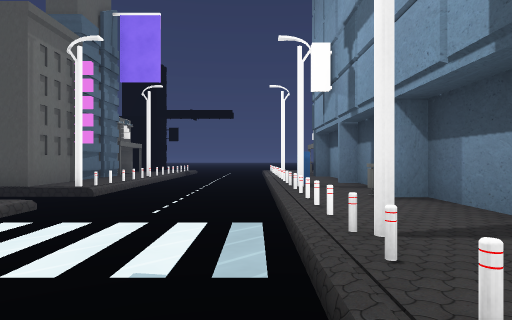
View 1 (above)

24 first-person views from a walk through a Unity game level. The camera is 1.4 m above the floor, looks level and sees 75° across. The floor is counted in squares, 2 m on a side. Each view is taken from the middle of a square. On the plan, view 1 faces up. The plan holds only what a view shows up to about 10 squares ahead; the rest is blank. The place goes on beyond the plan. Some surface patterns are stand-ins.

View 2
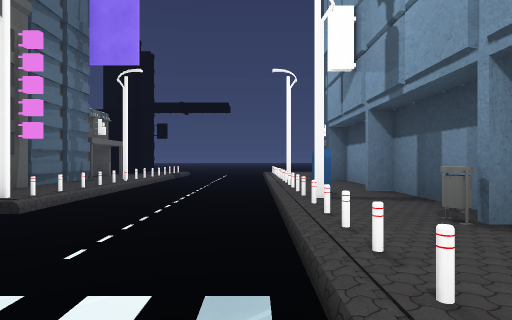

View 3
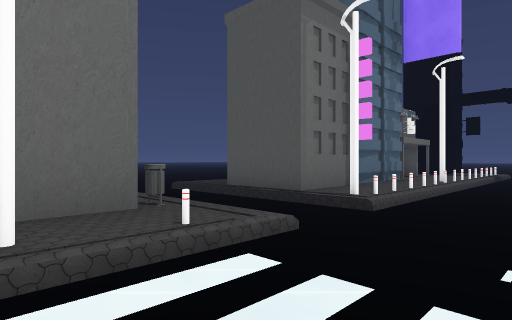

View 4
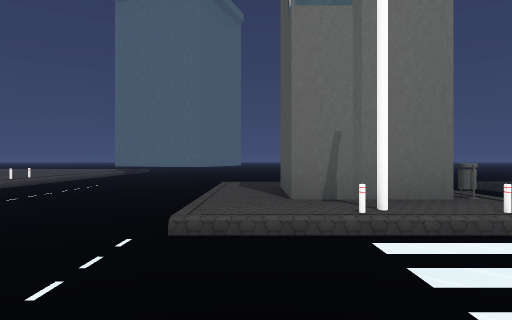

View 5
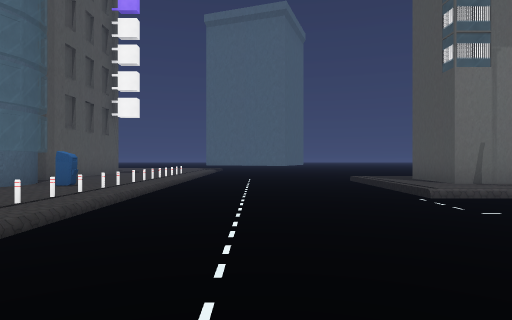

View 6
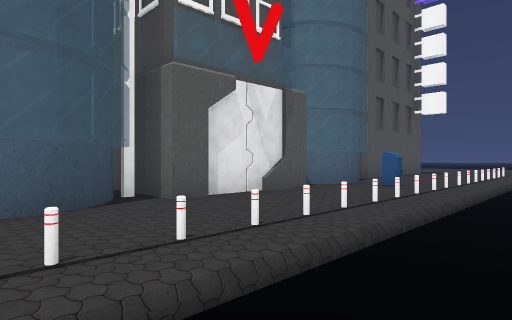

View 7
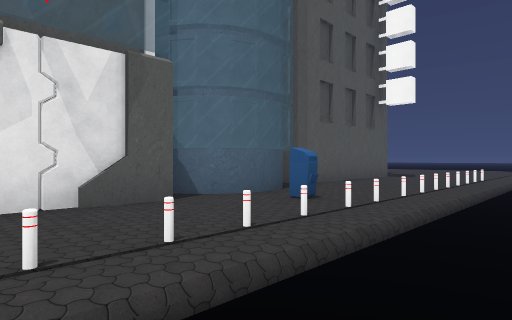

View 8
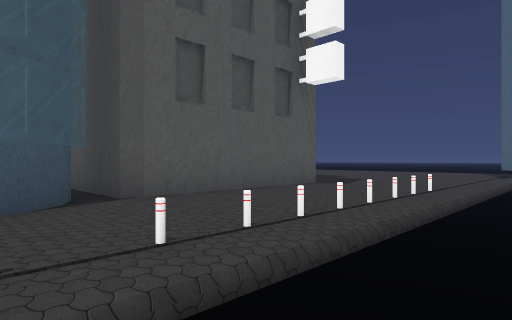

View 9
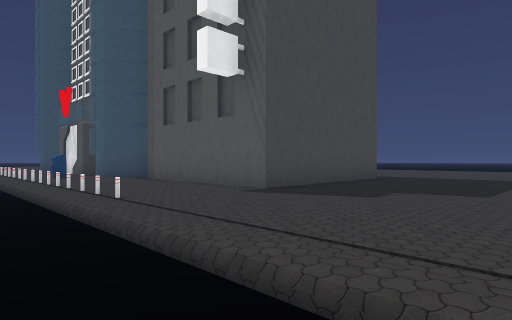

View 10
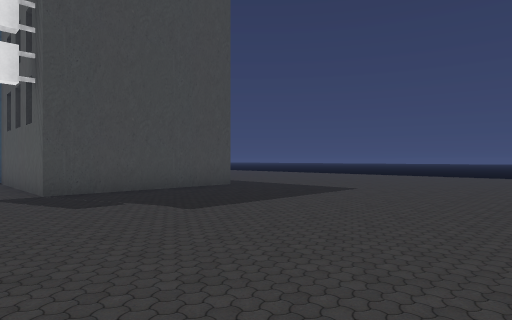

View 11
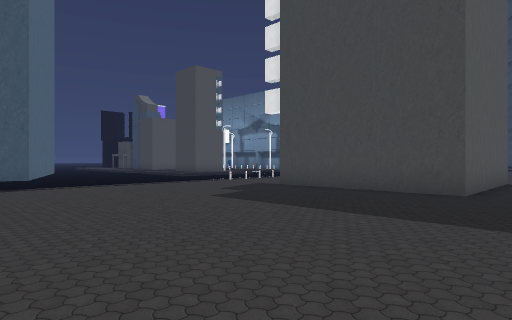

View 12
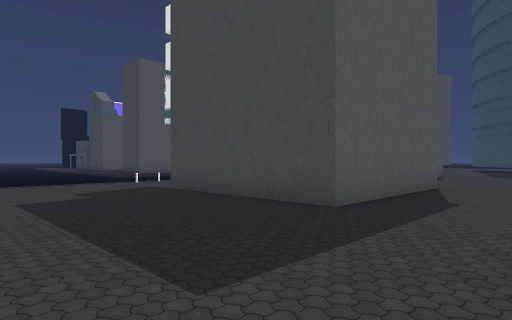

View 13
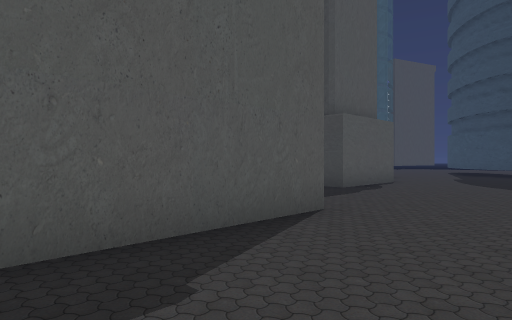

View 14
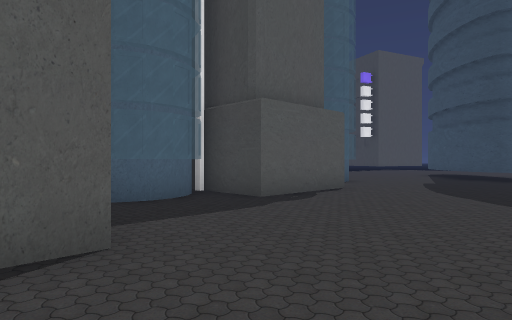

View 15
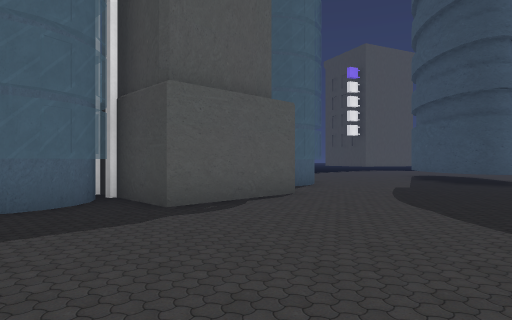

View 16
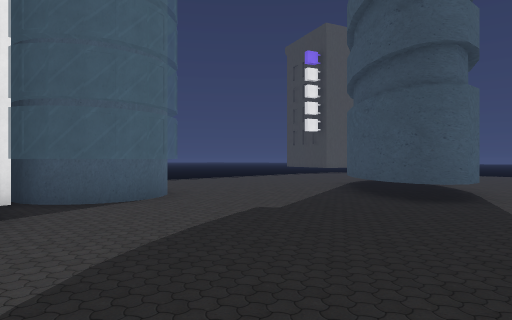

View 17
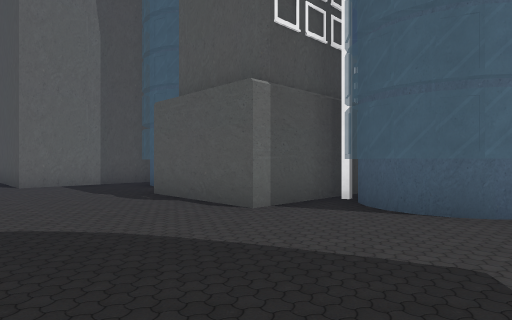

View 18
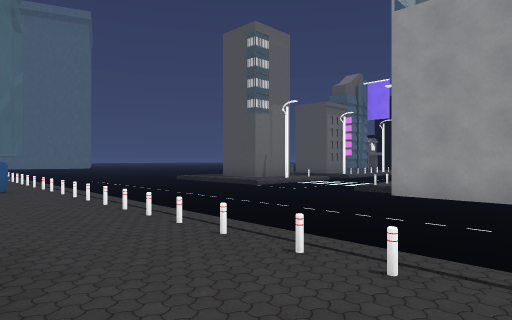

View 19
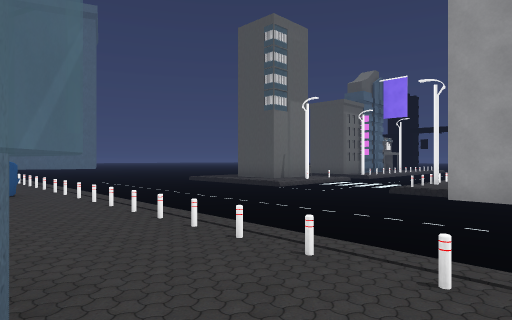

View 20
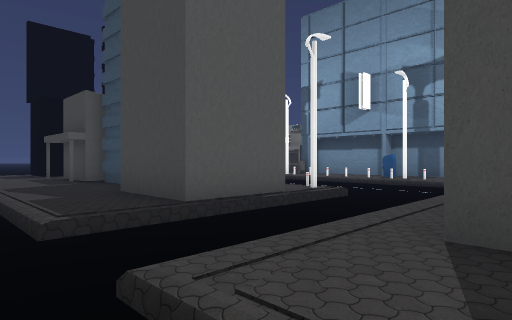

View 21
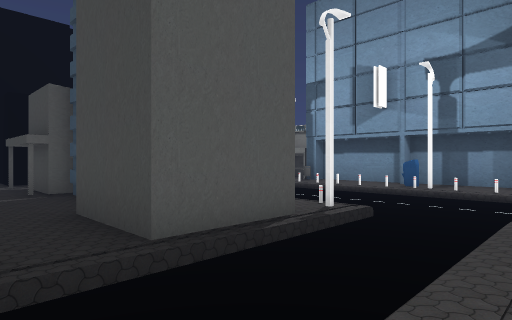

View 22
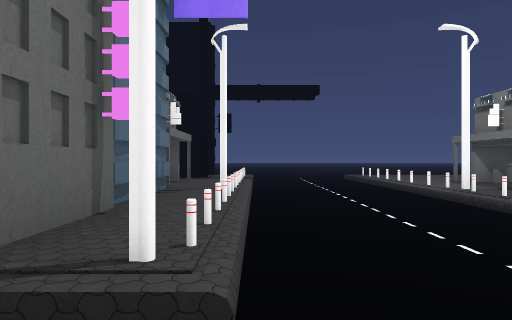

View 23
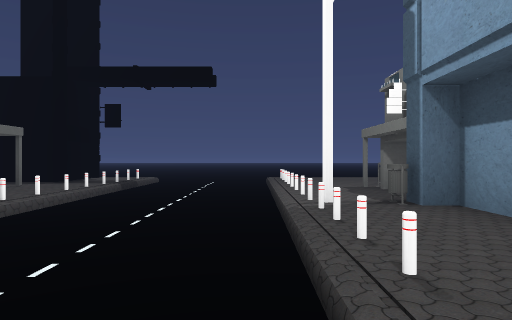

View 24
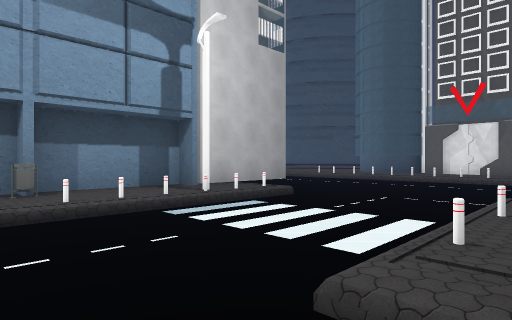

### Floor plan
Key: @ floor where view 1 was taken; # wall or solid block; . main floor; - floor 0.25 m lower than the main floor; / step, stairs or slope; = window, fence, low wall or low ledge; B building; O other object.
Columns run from 18 left of view 1 to 10 right of it. Each row starts with its distance up from view 1.
 17              ../---...
 16             ##./---=..
 15            .##./---...
 14            ..../---=.O
 13           ..BB./---=BB
 12           ..BB./---=BB
 11           ..BB//---#O
 10           ..BB./---=#
  9           ..B#./---=#
  8           ..BB./---=##
  7          -..BB//---O##
  6          ----------=##
  5           ---------=O#
  4           ..OB./---=##
  3          -..##./---=##
  2             ##//---###
  1           ...../---=#
  0         --//////--@-#
 -1         ------------###B
 -2         ---------------
 -3         ---------------
 -4   B-    --------------
 -5   B---------------------
 -6  B......=.=.=.=.==.==.=.
 -7 ..............O........
 -8  ............#B#BB#BBB...
 -9 ........BBBB B BBBBB   ...
-10 ........B   BBBBB B#BBB....
-11 ........B   B.B.BBB........
-12 ........B   B............##
-13 ........BBBBB...........##
-14  .......................##
-15 .............................
-16  ........ ......... ...

Where each view was taken, in squares from view 1:
view 1: 0 up, 0 right, facing up
view 2: 2 up, 0 right, facing up
view 3: 2 up, 1 left, facing up-left
view 4: 1 up, 0 right, facing left
view 5: 3 down, 3 right, facing left
view 6: 4 down, 3 right, facing down-left
view 7: 4 down, 0 right, facing down-left
view 8: 4 down, 4 left, facing down-left
view 9: 4 down, 15 left, facing down-right
view 10: 7 down, 18 left, facing down-right
view 11: 15 down, 18 left, facing up-right
view 12: 16 down, 15 left, facing up-right
view 13: 16 down, 10 left, facing up-right
view 14: 16 down, 7 left, facing up-right
view 15: 16 down, 5 left, facing up-right
view 16: 16 down, 0 right, facing up-right
view 17: 15 down, 4 right, facing up-left
view 18: 8 down, 5 right, facing up-left
view 19: 8 down, 4 right, facing up-left
view 20: 3 up, 9 left, facing up-right
view 21: 4 up, 8 left, facing up-right
view 22: 5 up, 3 left, facing up
view 23: 7 up, 0 right, facing up
view 24: 6 up, 4 left, facing down-right
